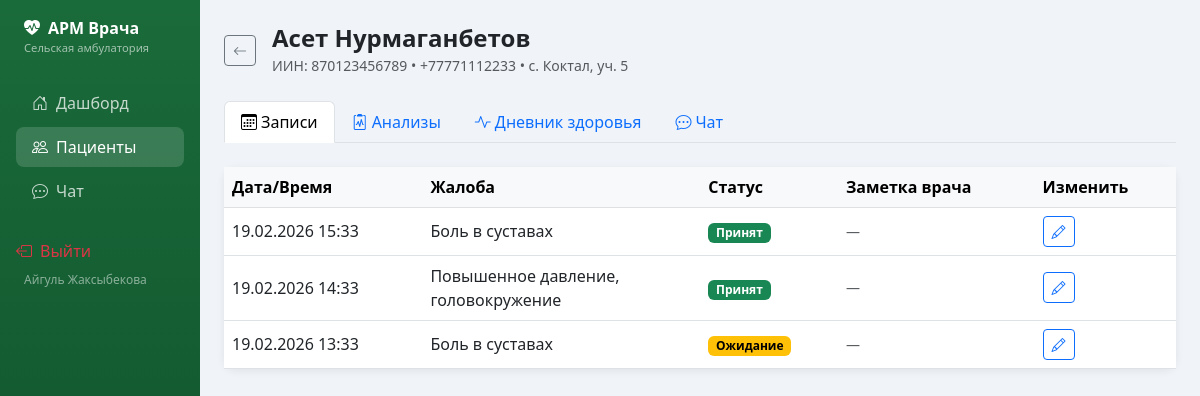
/patients/2/ (signed in), run on the app's committed database.
### arm_doctor/models.py (models this page shows, shortened)
class PatientProfile(models.Model):
    user = models.OneToOneField(User, on_delete=models.CASCADE, related_name='patient_profile')
    iin = models.CharField(max_length=12, unique=True, verbose_name='ИИН')
    phone = models.CharField(max_length=20, blank=True, verbose_name='Телефон')
    address = models.CharField(max_length=255, blank=True, verbose_name='Адрес (село/участок)')
    date_of_birth = models.DateField(null=True, blank=True, verbose_name='Дата рождения')
    class Meta:
        verbose_name = 'Профиль пациента'
        verbose_name_plural = 'Профили пациентов'

class Appointment(models.Model):
    STATUS_CHOICES = [
        ('waiting', 'Ожидание'),
        ('accepted', 'Принят'),
        ('done', 'Завершён'),
        ('cancelled', 'Отменён'),
    ]
    patient = models.ForeignKey(User, on_delete=models.CASCADE, related_name='appointments', verbose_name='Пациент')
    datetime = models.DateTimeField(verbose_name='Дата и время')
    status = models.CharField(max_length=20, choices=STATUS_CHOICES, default='waiting', verbose_name='Статус')
    complaint = models.TextField(verbose_name='Жалоба')
    doctor_note = models.TextField(blank=True, verbose_name='Заметка врача')
    created_at = models.DateTimeField(auto_now_add=True)
    class Meta:
        verbose_name = 'Запись на приём'
        verbose_name_plural = 'Записи на приём'
        ordering = ['datetime']

### arm_doctor/views.py (the view, shortened to what this page needs)
# urls.py: path('patients/<int:user_id>/', views.patient_detail, name='patient_detail'),
@login_required(login_url='login')
@user_passes_test(is_doctor, login_url='login')
def patient_detail(request, user_id):
    patient = get_object_or_404(User, pk=user_id, is_staff=False)
    profile = getattr(patient, 'patient_profile', None)
    appointments = Appointment.objects.filter(patient=patient).order_by('-datetime')
    test_results = TestResult.objects.filter(patient=patient).order_by('-date')
    health_logs = HealthLog.objects.filter(patient=patient).order_by('date')
    messages_qs = ChatMessage.objects.filter(patient=patient).order_by('created_at')
    ChatMessage.objects.filter(patient=patient, is_read=False).exclude(sender__is_staff=True).update(is_read=True)
    chart_dates = [log.date.strftime('%d.%m') for log in health_logs]
    chart_weight = [float(log.weight) if log.weight else None for log in health_logs]
    chart_sugar = [float(log.blood_sugar) if log.blood_sugar else None for log in health_logs]
    chart_systolic = [log.systolic for log in health_logs]
    return render(request, 'arm_project/patient_detail.html', {
        'patient': patient,
        'profile': profile,
        'appointments': appointments,
        'test_results': test_results,
        'health_logs': health_logs,
        'messages_qs': messages_qs,
        'chart_dates': chart_dates,
        'chart_weight': chart_weight,
        'chart_sugar': chart_sugar,
        'chart_systolic': chart_systolic,
    })

### arm_doctor/views.py (called while the page is built)
def is_doctor(user):
    return user.is_authenticated and user.is_staff

### arm_doctor/templates/arm_project/patient_detail.html (shortened to what this page needs)
{% extends "arm_project/base.html" %}
{% block content %}
<div class="d-flex align-items-center gap-3 mb-4">
    <a href="{% url 'patient_list' %}" class="btn btn-outline-secondary btn-sm">
        <i class="bi bi-arrow-left"></i>
    </a>
    <div>
        <h4 class="fw-bold mb-0">{{ patient.get_full_name|default:patient.username }}</h4>
        {% if profile %}
        <span class="text-muted small">ИИН: {{ profile.iin }} &bull; {{ profile.phone }} &bull; {{ profile.address }}</span>
        {% endif %}
    </div>
</div>
<ul class="nav nav-tabs mb-4" id="patientTabs">
    <li class="nav-item"><a class="nav-link active" data-bs-toggle="tab" href="#tab-appointments"><i class="bi bi-calendar3 me-1"></i>Записи</a></li>
    <li class="nav-item"><a class="nav-link" data-bs-toggle="tab" href="#tab-tests"><i class="bi bi-clipboard2-pulse me-1"></i>Анализы</a></li>
    <li class="nav-item"><a class="nav-link" data-bs-toggle="tab" href="#tab-health"><i class="bi bi-activity me-1"></i>Дневник здоровья</a></li>
    <li class="nav-item"><a class="nav-link" data-bs-toggle="tab" href="#tab-chat"><i class="bi bi-chat-dots me-1"></i>Чат</a></li>
</ul>
<div class="tab-content">
  <div class="tab-pane fade show active" id="tab-appointments">
    <div class="card">
      <div class="card-body p-0">
        {% if appointments %}
        <div class="table-responsive">
          <table class="table table-hover align-middle mb-0">
            <thead class="table-light">
              <tr><th>Дата/Время</th><th>Жалоба</th><th>Статус</th><th>Заметка врача</th><th>Изменить</th></tr>
            </thead>
            <tbody>
            {% for apt in appointments %}
            <tr>
              <td>{{ apt.datetime|date:"d.m.Y H:i" }}</td>
              <td style="max-width:200px">{{ apt.complaint|truncatechars:50 }}</td>
              <td>
                {% if apt.status == 'waiting' %}<span class="badge badge-waiting">Ожидание</span>
                {% elif apt.status == 'accepted' %}<span class="badge badge-accepted text-white">Принят</span>
                {% elif apt.status == 'done' %}<span class="badge badge-done text-white">Завершён</span>
                {% else %}<span class="badge badge-cancelled text-white">Отменён</span>{% endif %}
              </td>
              <td class="text-muted small">{{ apt.doctor_note|default:"—"|truncatechars:40 }}</td>
              <td>
                <button class="btn btn-sm btn-outline-primary" data-bs-toggle="modal" data-bs-target="#aptModal{{ apt.id }}">
                  <i class="bi bi-pencil"></i>
                </button>
              </td>
            </tr>
            {% endfor %}
            </tbody>
          </table>
        </div>
        {% else %}
        <div class="text-center py-4 text-muted">Записей нет</div>
        {% endif %}
      </div>
    </div>
  </div>
</div>
{% endblock %}

### arm_doctor/templates/arm_project/base.html (shortened to what this page needs)
<!DOCTYPE html>
<html lang="ru">
<head>
    <link href="https://cdn.jsdelivr.net/npm/bootstrap@5.3.0/dist/css/bootstrap.min.css" rel="stylesheet">
    <link href="https://cdn.jsdelivr.net/npm/bootstrap-icons@1.11.0/font/bootstrap-icons.css" rel="stylesheet">
</head>
<body>
<div class="container-fluid">
  <div class="row">
    <nav class="col-md-2 d-none d-md-block sidebar py-3 px-3">
      <div class="mb-4 ps-2">
        <div class="brand-title"><i class="bi bi-heart-pulse-fill me-2"></i>АРМ Врача</div>
        <div class="brand-sub">Сельская амбулатория</div>
      </div>
      <ul class="nav flex-column">
        <li class="nav-item">
          <a class="nav-link {% if request.resolver_match.url_name == 'dashboard' %}active{% endif %}" href="{% url 'dashboard' %}">
            <i class="bi bi-house-door me-2"></i>Дашборд
          </a>
        </li>
        <li class="nav-item">
          <a class="nav-link {% if 'patient' in request.resolver_match.url_name %}active{% endif %}" href="{% url 'patient_list' %}">
            <i class="bi bi-people me-2"></i>Пациенты
          </a>
        </li>
        <li class="nav-item">
          <a class="nav-link {% if request.resolver_match.url_name == 'chat_list' %}active{% endif %}" href="{% url 'chat_list' %}">
            <i class="bi bi-chat-dots me-2"></i>Чат
          </a>
        </li>
      </ul>
      <div class="mt-auto pt-4">
        <a href="{% url 'logout' %}" class="nav-link text-danger">
          <i class="bi bi-box-arrow-left me-2"></i>Выйти
        </a>
        <div class="ps-2 mt-2" style="font-size:.75rem;color:rgba(255,255,255,.5)">
          {{ request.user.get_full_name }}
        </div>
      </div>
    </nav>
    <main class="col-md-10 ms-sm-auto px-4 py-4">
      {% block content %}{% endblock %}
    </main>
  </div>
</div>
</body>
</html>

### arm_doctor/templates/arm_project/base.html (style rules this page uses)
body { background-color: #f0f4f8; }
.sidebar { min-height: 100vh; background: linear-gradient(180deg, #1a6b3a 0%, #0d4a28 100%); }
.sidebar .nav-link { color: rgba(255,255,255,.75); border-radius: 8px; margin: 2px 0; }
.sidebar .nav-link:hover, .sidebar .nav-link.active { background: rgba(255,255,255,.15); color: #fff; }
.sidebar .nav-link i { width: 20px; }
.card { border: none; border-radius: 12px; box-shadow: 0 2px 8px rgba(0,0,0,.07); }
.badge-waiting { background-color: #ffc107; color: #000; }
.badge-accepted { background-color: #198754; }
.brand-title { font-size: 1rem; font-weight: 700; color: #fff; }
.brand-sub { font-size: .7rem; color: rgba(255,255,255,.6); }

### data on the page
PatientProfile: iin "870123456789", phone "+77771112233", address "с. Коктал, уч. 5"
Appointment: datetime "19.02.2026 15:33", complaint "Боль в суставах", status "Принят", doctor_note "—"
Appointment: datetime "19.02.2026 14:33", complaint "Повышенное давление, головокружение", status "Принят", doctor_note "—"
Appointment: datetime "19.02.2026 13:33", complaint "Боль в суставах", status "Ожидание", doctor_note "—"

### other printed values
{{ request.user.get_full_name }} "Айгуль Жаксыбекова"
{{ patient.get_full_name|default:patient.username }} "Асет Нурмаганбетов"
